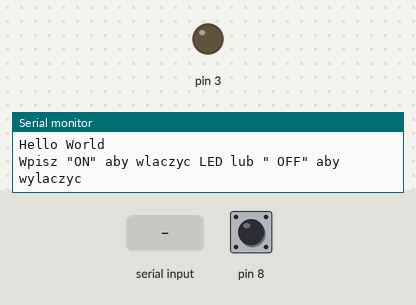
A sketch run on a simulated Arduino Uno, built with avr-gcc and run on an emulated ATmega328P. Parts: output pins drawn as LEDs (lit = HIGH), the last lines printed to the serial monitor. Inputs (shaded band) come from the test bench; at power-on: pin 8 HIGH.

Above: at 1.2 s.
1.3 s: pin 8 pulled LOW for 0.15 s
At 2.4 s:
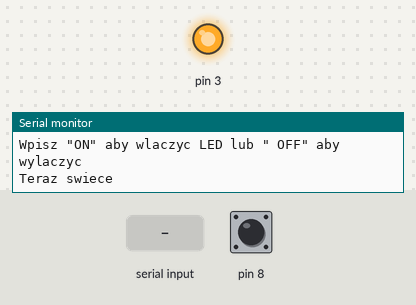
4.4 s: pin 8 pulled LOW for 1 s
At 4.8 s:
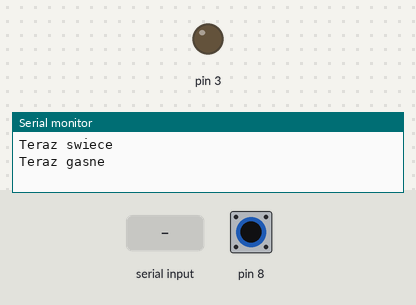
6.9 s: pin 8 pulled LOW for 3.2 s
At 7.9 s:
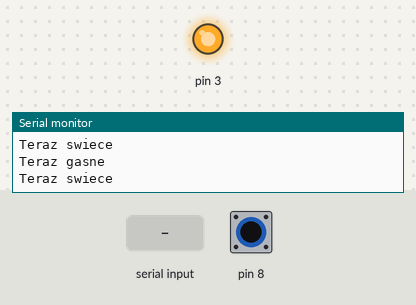
11.6 s: "OFF\n" received over Serial
At 12.2 s:
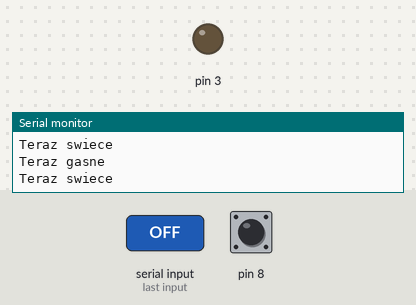
Timing chart, 0 to 14.1 s (numbered marks = the images above; inputs shaded):
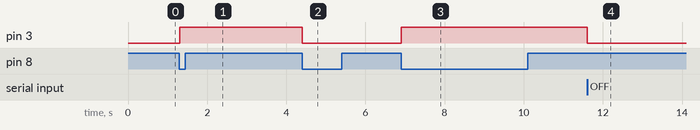

The sketch:

LED_ster_jednym_przyciskiem.ino
```cpp
 bool x;
 int i;
void setup() {
  pinMode(3, OUTPUT);
  pinMode(8, INPUT_PULLUP);
  digitalWrite(3, HIGH);
  Serial.begin(9600);
  Serial.print("Hello World\n");
  Serial.print("Wpisz \"ON\" aby wlaczyc LED lub \" OFF\" aby wylaczyc");

}

void loop() {
  String dane = "";
  if(Serial.available() > 0)
  {
    dane = Serial.readStringUntil('\n');
    if(dane == "ON")
      x = true;
    if(dane == "OFF")
      x = false;
    if(dane != "ON" && dane != "OFF" )
      Serial.print("BLAD!!!\n");
  }

  if(digitalRead(8) == LOW)
   { if(x)
      Serial.print("\nTeraz gasne");
     else
     Serial.print("\nTeraz swiece");
    x = (x == LOW)? HIGH : LOW;
   }

 digitalWrite(3, x);
 while(digitalRead(8) == LOW) {}
 delay(50);
}
```

Measured:
- after the input at 1.3 s, pin 3: LOW → HIGH at once
- after the input at 4.4 s, pin 3: HIGH → LOW at once
- after the input at 6.9 s, pin 3: LOW → HIGH at once
- after the input at 11.6 s, pin 3: HIGH → LOW at once
